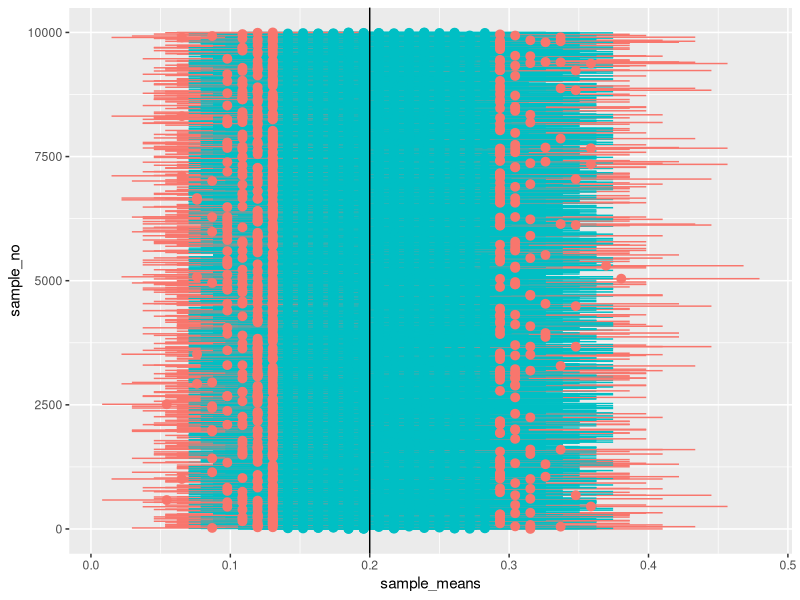

This chart was generated by the following R code:
library(dplyr)
library(ggplot2)

ci_prop <- function(samples, confidence = 0.95) {
  size <- sapply(samples, length)
  z <- -qnorm((1 - confidence)/2)
  means <- sapply(samples, mean)
  sds <- sqrt(means*(1-means))
  err <- sds/sqrt(n)
  return(data_frame(sample_no = 1:length(samples),
                    sample_means = means,
                    ymin = means - z*err,
                    ymax = means + z*err))
}

k <- 10000
n <- 92

# 2spooky4me
# n <- 97

p <- 0.2

bern_data <- replicate(k, data_frame(sample(c(1,0), size = n, replace = TRUE, 
                                 prob = c(p, 1-p))))

ci <- ci_prop(bern_data)

covered <- covered <- ci$ymin < p & ci$ymax > p

mean(covered)


ggplot(ci, aes(x=sample_no, y=sample_means, ymin=ymin, ymax=ymax)) +
  geom_pointrange(aes(color=factor(as.numeric(covered)))) +
  geom_hline(aes(yintercept=p)) + 
  coord_flip() +
  theme(legend.position="none")
